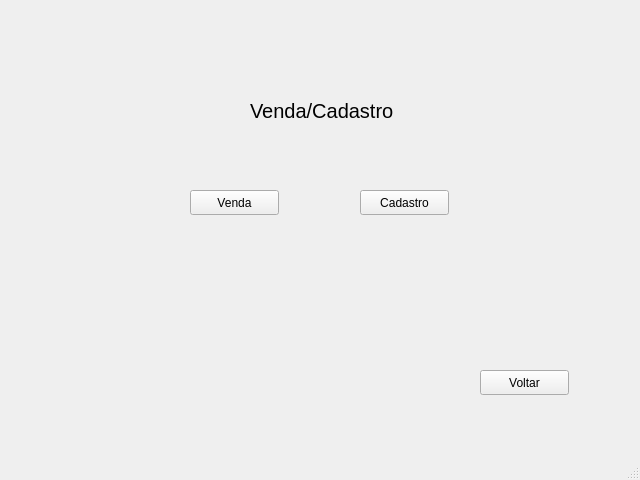
<?xml version="1.0" encoding="UTF-8"?>
<ui version="4.0">
 <class>MainWindow</class>
 <widget class="QMainWindow" name="MainWindow">
  <property name="geometry">
   <rect>
    <x>0</x>
    <y>0</y>
    <width>640</width>
    <height>480</height>
   </rect>
  </property>
  <property name="windowTitle">
   <string>MainWindow</string>
  </property>
  <widget class="QWidget" name="centralwidget">
   <widget class="QPushButton" name="pushButton_2">
    <property name="geometry">
     <rect>
      <x>360</x>
      <y>190</y>
      <width>89</width>
      <height>25</height>
     </rect>
    </property>
    <property name="text">
     <string>Cadastro</string>
    </property>
   </widget>
   <widget class="QPushButton" name="pushButton">
    <property name="geometry">
     <rect>
      <x>190</x>
      <y>190</y>
      <width>89</width>
      <height>25</height>
     </rect>
    </property>
    <property name="text">
     <string>Venda</string>
    </property>
   </widget>
   <widget class="QLabel" name="label_4">
    <property name="geometry">
     <rect>
      <x>250</x>
      <y>100</y>
      <width>151</width>
      <height>21</height>
     </rect>
    </property>
    <property name="font">
     <font>
      <pointsize>15</pointsize>
     </font>
    </property>
    <property name="text">
     <string>Venda/Cadastro </string>
    </property>
   </widget>
   <widget class="QPushButton" name="pushButton_3">
    <property name="geometry">
     <rect>
      <x>480</x>
      <y>370</y>
      <width>89</width>
      <height>25</height>
     </rect>
    </property>
    <property name="text">
     <string>Voltar</string>
    </property>
   </widget>
  </widget>
  <widget class="QStatusBar" name="statusbar"/>
 </widget>
 <resources/>
 <connections/>
</ui>
